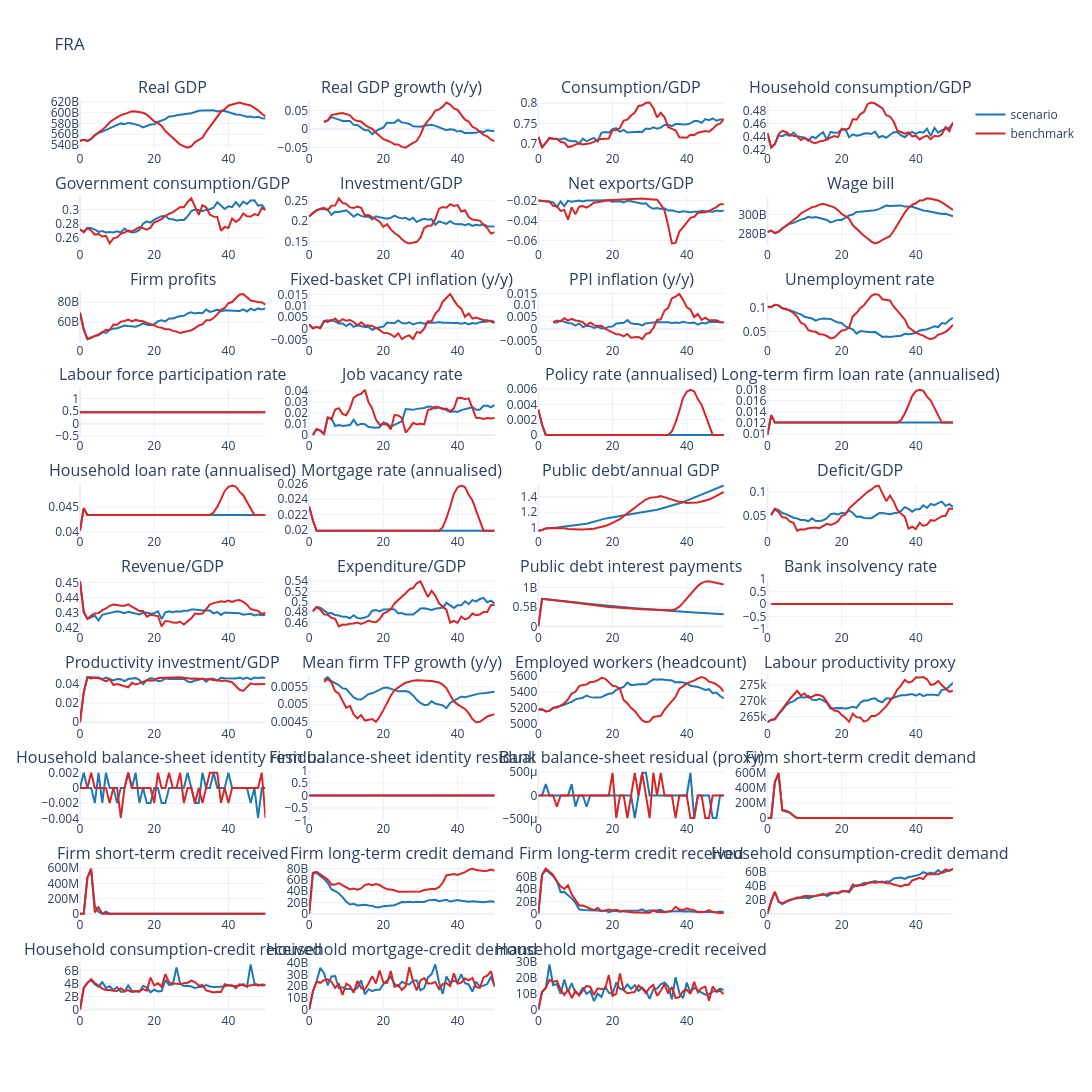

Notebook code cell kept with this figure:
### Markdown cell above
## Benchmark comparison

### Code cell
if df_benchmark is None:
    print("Benchmark disabled in Inputs.")
else:
    plot_output(df=df_scenario[list(MACRO_COLUMNS)], df_compare=df_benchmark[list(MACRO_COLUMNS)], no_rows=10, no_cols=4, country_code=COUNTRY, **FIGURE_SIZES["benchmark"])
    # plot_output(df=df_scenario[list(FISCAL_COLUMNS)], df_compare=df_benchmark[list(FISCAL_COLUMNS)], no_rows=5, no_cols=4, country_code=COUNTRY, **FIGURE_SIZES["benchmark"])
    # plot_output(df=df_scenario[list(POLICY_COLUMNS)], df_compare=df_benchmark[list(POLICY_COLUMNS)], no_rows=3, no_cols=4, country_code=COUNTRY, **FIGURE_SIZES["benchmark"])
    # plot_output(df=df_scenario[list(BALANCE_SHEET_COLUMNS)], df_compare=df_benchmark[list(BALANCE_SHEET_COLUMNS)], no_rows=3, no_cols=4, country_code=COUNTRY, **FIGURE_SIZES["benchmark"])
